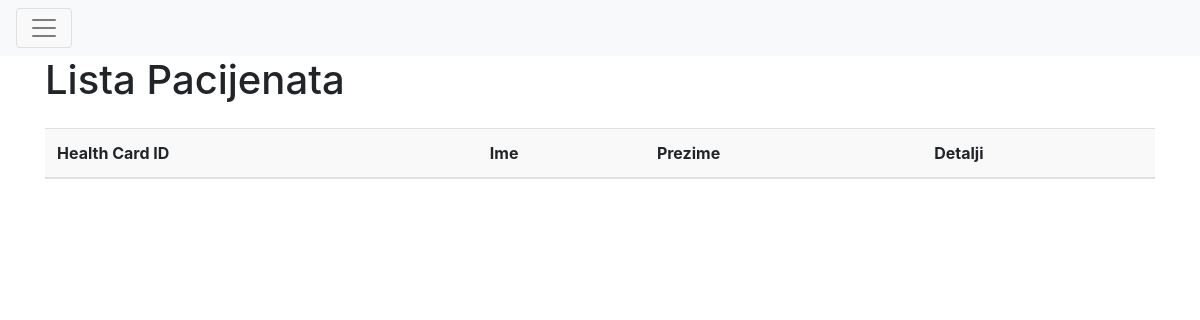
The page /index on the database as committed earlier.
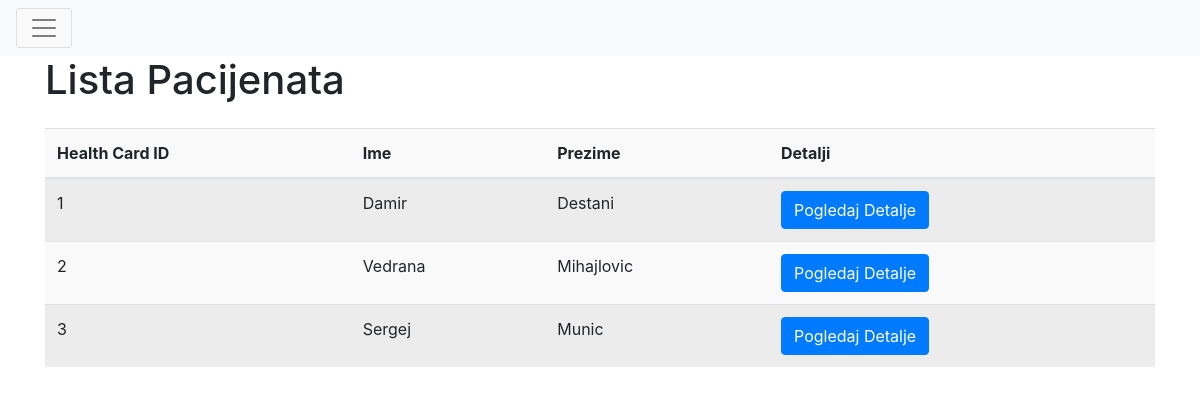
The same page on the database as committed later.
### tables this page shows
CREATE TABLE pacijenti (
                 health_card_id INTEGER PRIMARY KEY,
                 first_name TEXT NOT NULL,
                 last_name TEXT NOT NULL);

### app.py (the view)
@app.route('/index')
def index():
    conn = sqlite3.connect('patients.db')
    c = conn.cursor()
    c.execute('SELECT health_card_id, first_name, last_name FROM pacijenti')
    patients = c.fetchall()
    conn.close()
    return render_template('index.html', patients=patients)

### templates/index.html (shortened to what this page needs)
{% extends 'base.html' %}
{% block content %}
<h1>Lista Pacijenata</h1>
<table class="table table-striped mt-4">
    <thead>
        <tr>
            <th>Health Card ID</th>
            <th>Ime</th>
            <th>Prezime</th>
            <th>Detalji</th>
        </tr>
    </thead>
    <tbody>
        {% for patient in patients %}
        <tr>
            <td>{{ patient[0] }}</td>
            <td>{{ patient[1] }}</td>
            <td>{{ patient[2] }}</td>
            <td>
                <a href="{{ url_for('pacijenti_detalji', health_card_id=patient[0]) }}" class="btn btn-primary">
                    Pogledaj Detalje
                </a>
            </td>
        </tr>
        {% endfor %}
    </tbody>
</table>
{% endblock %}

### templates/base.html (shortened to what this page needs)
<!DOCTYPE html>
<html lang="en">
<head>
    <link rel="stylesheet" href="https://stackpath.bootstrapcdn.com/bootstrap/4.3.1/css/bootstrap.min.css">
</head>
<body>
    <nav class="navbar navbar-light bg-light justify-content-between">
        <button class="navbar-toggler" type="button" data-toggle="collapse" data-target="#navbarNav" aria-controls="navbarNav" aria-expanded="false" aria-label="Toggle navigation">
            <span class="navbar-toggler-icon"></span>
        </button>
    </nav>
    <div class="container">
        {% block content %}{% endblock %}
    </div>
</body>
</html>

Rows that differ between the two databases and show on the page:
added pacijenti: health_card_id "1", first_name "Damir", last_name "Destani"
added pacijenti: health_card_id "2", first_name "Vedrana", last_name "Mihajlovic"
added pacijenti: health_card_id "3", first_name "Sergej", last_name "Munic"
